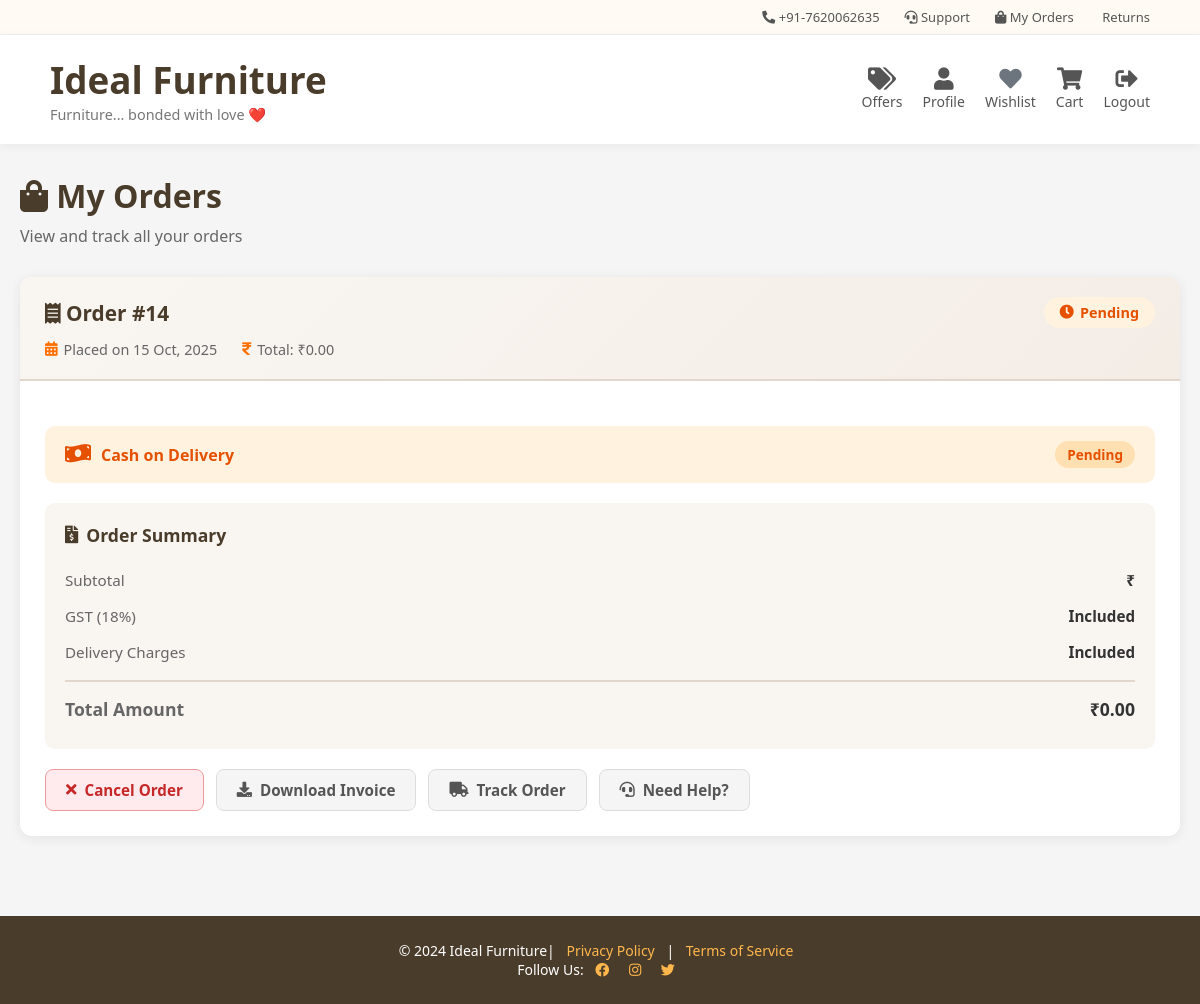
Screenshot of /my-orders/ (signed in) with the database file from the repository.
### shop/models.py (models this page shows, shortened)
class Order(models.Model):
    STATUS_PENDING = 'Pending'
    STATUS_SHIPPED = 'Shipped'
    STATUS_DELIVERED = 'Delivered'
    STATUS_CANCELLED = 'Cancelled'
    STATUS_CHOICES = [
        (STATUS_PENDING, 'Pending'),
        (STATUS_SHIPPED, 'Shipped'),
        (STATUS_DELIVERED, 'Delivered'),
        (STATUS_CANCELLED, 'Cancelled'),
    ]
    customer = models.ForeignKey(Profile, on_delete=models.CASCADE, related_name='orders')
    status = models.CharField(max_length=20, choices=STATUS_CHOICES, default=STATUS_PENDING)
    payment_status = models.CharField(max_length=20, default='Pending')
    total_amount = models.DecimalField(max_digits=10, decimal_places=2, default=0)
    shipping_address = models.TextField(blank=True, null=True)
    payment_method = models.CharField(max_length=20, default='cod')
    user = models.ForeignKey(User, on_delete=models.CASCADE, related_name='orders', null=True, blank=True)
    created_at = models.DateTimeField(auto_now_add=True)

### shop/views.py (the view)
# urls.py: path("my-orders/", views.my_orders, name="my_orders"),
@login_required(login_url='login')
def my_orders(request):
    profile = getattr(request.user, 'profile', None)
    orders = Order.objects.filter(customer=profile).order_by('-created_at') if profile else []
    return render(request, 'shop/my_orders.html', { 'orders': orders })

### shop/templates/shop/my_orders.html (shortened to what this page needs)
<!DOCTYPE html>
<html lang="en">
<head>
    <link rel="stylesheet" href="https://cdnjs.cloudflare.com/ajax/libs/font-awesome/5.15.4/css/all.min.css">
</head>
<body>
    <div class="top-bar">
        <div class="top-bar-content">
            <a href="tel:+917620062635"><i class="fas fa-phone-alt"></i> +91-7620062635</a>
            <a href="{% url 'support' %}"><i class="fas fa-headset"></i> Support</a>
            {% if user.is_authenticated %}
                <a href="{% url 'my_orders' %}"><i class="fas fa-shopping-bag"></i> My Orders</a>
            {% else %}
                <a href="{% url 'track_order' %}"><i class="fas fa-truck"></i> Track Order</a>
            {% endif %}
            <a href="{% url 'returns' %}"> Returns</a>
        </div>
    </div>
    <header class="main-header">
        <div class="logo">
            <a href="{% url 'home' %}">
                <h1>Ideal Furniture</h1>
                <p>Furniture... bonded with love ❤️</p>
            </a>
        </div>
        <div class="header-icons">
            <a href="{% url 'offers' %}"><i class="fas fa-tags"></i><span>Offers</span></a>
            <a href="{% url 'profile' %}"><i class="fas fa-user"></i><span>Profile</span></a>
            <a href="{% url 'wishlist' %}"><i class="fas fa-heart" style="color:#6c757d"></i><span>Wishlist</span></a>
            <a href="{% url 'cart' %}"><i class="fas fa-shopping-cart"></i><span>Cart</span></a>
            {% if user.is_authenticated %}
            <a href="{% url 'logout' %}"><i class="fas fa-sign-out-alt"></i><span>Logout</span></a>
            {% else %}
            <a href="{% url 'login' %}"><i class="fas fa-sign-in-alt"></i><span>Login</span></a>
            {% endif %}
        </div>
    </header>
    <div class="page-container">
        <div class="page-header">
            <h1><i class="fas fa-shopping-bag"></i> My Orders</h1>
            <p>View and track all your orders</p>
        </div>
        <div class="orders-container">
            {% if orders %}
                {% for order in orders %}
                <div class="order-card">
                    <div class="order-header">
                        <div class="order-header-top">
                            <div class="order-id">
                                <i class="fas fa-receipt"></i> Order #{{ order.id }}
                            </div>
                            <div class="order-status status-{{ order.status|lower }}">
                                {% if order.status == 'Pending' %}
                                    <i class="fas fa-clock"></i>
                                {% elif order.status == 'Shipped' %}
                                    <i class="fas fa-shipping-fast"></i>
                                {% elif order.status == 'Delivered' %}
                                    <i class="fas fa-check-circle"></i>
                                {% elif order.status == 'Cancelled' %}
                                    <i class="fas fa-times-circle"></i>
                                {% endif %}
                                {{ order.status }}
                            </div>
                        </div>
                        <div class="order-meta">
                            <div class="order-meta-item">
                                <i class="fas fa-calendar-alt"></i>
                                <span>Placed on {{ order.created_at|date:"d M, Y" }}</span>
                            </div>
                            <div class="order-meta-item">
                                <i class="fas fa-rupee-sign"></i>
                                <span>Total: ₹{{ order.total_amount }}</span>
                            </div>
                        </div>
                    </div>
                    <div class="order-body">
                        <div class="payment-info">
                            <div class="payment-method">
                                {% if order.payment_method == 'cod' %}
                                    <i class="fas fa-money-bill-wave"></i>
                                    <span>Cash on Delivery</span>
                                {% elif order.payment_method == 'card' %}
                                    <i class="fas fa-credit-card"></i>
                                    <span>Card Payment</span>
                                {% elif order.payment_method == 'upi' %}
                                    <i class="fas fa-mobile-alt"></i>
                                    <span>UPI Payment</span>
                                {% else %}
                                    <i class="fas fa-wallet"></i>
                                    <span>{{ order.payment_method|upper }}</span>
                                {% endif %}
                            </div>
                            <div class="payment-status {% if order.payment_status == 'Paid' %}payment-paid{% else %}payment-pending{% endif %}">
                                {{ order.payment_status }}
                            </div>
                        </div>
                        <div class="order-summary">
                            <div class="summary-title">
                                <i class="fas fa-file-invoice-dollar"></i>
                                Order Summary
                            </div>
                            <div class="summary-row">
                                <span class="summary-label">Subtotal</span>
                                <span class="summary-value">₹{{ order.subtotal|floatformat:2 }}</span>
                            </div>
                            <div class="summary-row">
                                <span class="summary-label">GST (18%)</span>
                                <span class="summary-value">Included</span>
                            </div>
                            <div class="summary-row">
                                <span class="summary-label">Delivery Charges</span>
                                <span class="summary-value">Included</span>
                            </div>
                            <div class="summary-row total">
                                <span class="summary-label">Total Amount</span>
                                <span class="summary-value">₹{{ order.total_amount }}</span>
                            </div>
                        </div>
                        <div class="order-actions">
                            {% if order.status == 'Pending' %}
                                <button class="action-btn btn-danger" onclick="confirmCancelOrder({{ order.id }})">
                                    <i class="fas fa-times"></i>
                                    Cancel Order
                                </button>
                            {% endif %}
                            <a href="{% url 'download_invoice' order.id %}" class="action-btn btn-secondary" download>
                                <i class="fas fa-download"></i>
                                Download Invoice
                            </a>
                            <a href="{% url 'track_order' %}?order_id={{ order.id }}" class="action-btn btn-secondary">
                                <i class="fas fa-truck"></i>
                                Track Order
                            </a>
                            <a href="{% url 'support' %}?subject=Help with Order {{ order.id }}" class="action-btn btn-secondary">
                                <i class="fas fa-headset"></i>
                                Need Help?
                            </a>
                        </div>
                    </div>
                </div>
                {% endfor %}
            {% endif %}
        </div>
    </div>
    <footer>
        &copy; 2024 Ideal Furniture|
        <a href="#">Privacy Policy</a> |
        <a href="#">Terms of Service</a> <br>
        Follow Us:
        <a href="#"><i class="fab fa-facebook"></i></a>
        <a href="#"><i class="fab fa-instagram"></i></a>
        <a href="#"><i class="fab fa-twitter"></i></a>
    </footer>
</body>
</html>

### shop/templates/shop/my_orders.html (style rules this page uses)
* { margin: 0; padding: 0; box-sizing: border-box; font-family: 'Segoe UI', Tahoma, Geneva, Verdana, sans-serif; }
body { background: #f5f5f5; color: #333; }
.top-bar { background: #fffaf3; border-bottom: 1px solid #eee; padding: 8px 50px; font-size: 13px; }
.top-bar-content { display: flex; justify-content: flex-end; align-items: center; gap: 25px; }
.top-bar a { color: #555; text-decoration: none; transition: color 0.3s; }
.main-header { display: flex; justify-content: space-between; align-items: center; padding: 20px 50px; background: #fff; box-shadow: 0px 2px 10px rgba(0,0,0,0.05); }
.logo a { text-decoration: none; color: #4a3c2a; }
.logo h1 { font-size: 2.3rem; font-weight: 700; }
.logo p { font-size: 0.9rem; color: #777; }
.header-icons { display: flex; gap: 20px; position: relative; }
.header-icons a { text-decoration: none; color: #555; font-size: 14px; display: flex; flex-direction: column; align-items: center; transition: color 0.3s; }
.header-icons i { font-size: 1.4rem; margin-bottom: 2px; }
.page-container { max-width: 1200px; margin: 0 auto; padding: 30px 20px; }
.page-header { margin-bottom: 30px; }
.page-header h1 { font-size: 2rem; color: #4a3c2a; margin-bottom: 8px; }
.page-header p { color: #666; font-size: 1rem; }
.orders-container { display: flex; flex-direction: column; gap: 25px; }
.order-card { background: #fff; border-radius: 12px; box-shadow: 0 2px 12px rgba(0,0,0,0.08); overflow: hidden; transition: box-shadow 0.3s ease; }
.order-header { background: linear-gradient(135deg, #f9f6f2, #f4ede6); padding: 20px 25px; border-bottom: 2px solid #e1d7cd; }
.order-header-top { display: flex; justify-content: space-between; align-items: center; margin-bottom: 12px; }
.order-id { font-size: 1.3rem; font-weight: 700; color: #4a3c2a; }
.order-status { display: inline-flex; align-items: center; gap: 6px; padding: 6px 16px; border-radius: 20px; font-size: 0.9rem; font-weight: 600; }
.status-pending { background: #fff3e0; color: #e65100; }
.order-meta { display: flex; gap: 25px; flex-wrap: wrap; font-size: 0.9rem; color: #666; }
.order-meta-item { display: flex; align-items: center; gap: 6px; }
.order-meta-item i { color: #ff6f00; }
.order-body { padding: 25px; }
.order-summary { background: #f9f6f2; padding: 20px; border-radius: 10px; margin-bottom: 20px; }
.summary-title { font-size: 1.1rem; font-weight: 600; color: #4a3c2a; margin-bottom: 15px; display: flex; align-items: center; gap: 8px; }
.summary-row { display: flex; justify-content: space-between; padding: 8px 0; font-size: 0.95rem; }
.summary-row.total { border-top: 2px solid #e1d7cd; margin-top: 10px; padding-top: 15px; font-size: 1.1rem; font-weight: 700; color: #4a3c2a; }
.summary-label { color: #666; }
.summary-value { font-weight: 600; color: #333; }
.payment-info { background: #fff3e0; padding: 15px 20px; border-radius: 10px; margin-bottom: 20px; display: flex; justify-content: space-between; align-items: center; }
.payment-method { display: flex; align-items: center; gap: 10px; font-weight: 600; color: #e65100; }
.payment-method i { font-size: 1.3rem; }
.payment-status { padding: 4px 12px; border-radius: 15px; font-size: 0.85rem; font-weight: 600; }
.payment-pending { background: #ffe0b2; color: #e65100; }
.order-actions { display: flex; gap: 12px; flex-wrap: wrap; }
.action-btn { padding: 10px 20px; border: none; border-radius: 8px; font-size: 0.95rem; font-weight: 600; cursor: pointer; transition: all 0.3s ease; display: flex; align-items: center; gap: 8px; text-decoration: none; }
.btn-secondary { background: #f5f5f5; color: #555; border: 1px solid #ddd; }
.btn-danger { background: #ffebee; color: #c62828; border: 1px solid #ef9a9a; }
footer { background: #4a3c2a; color: #fff; text-align: center; padding: 25px 20px; font-size: 14px; margin-top: 50px; }
footer a { color: #ffb74d; text-decoration: none; margin: 0 8px; }

### rows the page displays
Order: id "14", status "Pending", created_at "15 Oct, 2025", total_amount "0.00", payment_method "cod" (drawn), payment_status "Pending"
